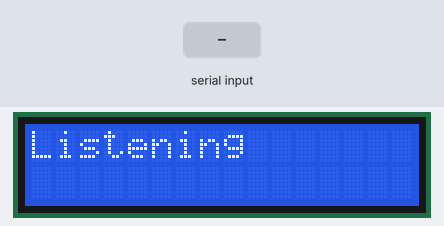
Recording of a sketch running on a simulated Arduino Uno, built with avr-gcc and run on an emulated ATmega328P. Parts: 16×2 character LCD. Inputs (shaded band) come from the test bench.

Above: at 2.2 s.
2.3 s: "1\n" received over Serial
At 3.7 s:
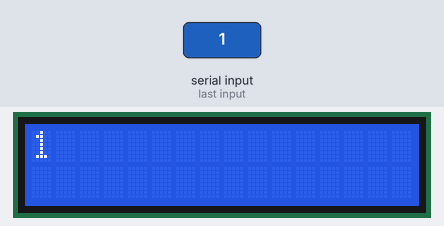
4.9 s: "0\n" received over Serial
At 6.8 s:
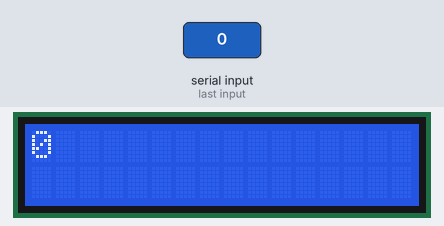
7.5 s: "2\n" received over Serial
At 10.0 s:
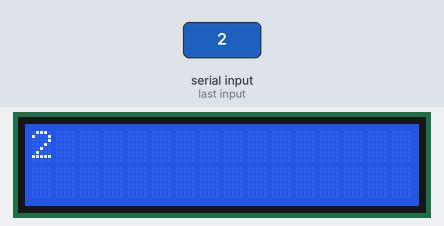
Timing chart, 0 to 11.5 s (numbered marks = the images above; inputs shaded):
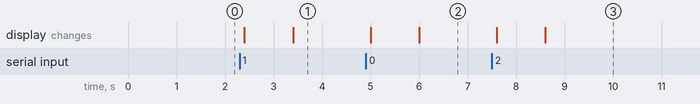

Measured:
- after the input at 2.3 s, the display: first changes after 0.10 s (image 1 shows a later state)
- after the input at 4.9 s, the display: first changes after 0.10 s (image 2 shows a later state)
- after the input at 7.5 s, the display: first changes after 0.10 s (image 3 shows a later state)

The sketch:

lcdtest1.ino
```cpp
#include <LiquidCrystal.h>

LiquidCrystal lcd(12, 11, 5, 4, 3, 2);

char msg[] = "Listening";

void setup() {
  lcd.begin(16, 2);
  lcd.print(msg);
  delay(1000);
  Serial.begin(115200);
}

void loop() {
  String r;
  char *text;
  char substr[256];
  if (Serial.available()) {
    delay(100);
    lcd.clear();
    r = Serial.readStringUntil("\n");
    text = rtrim(r.c_str());
    if (strlen(text) > 16) {
      lcd.setCursor(0, 0);
      strncpy(substr, text, 16);
      substr[16] = '\0';
      lcd.write(substr);
      lcd.setCursor(0, 1);
//      lcd.write(substr);
      strncpy(substr, text+16, 16);
      substr[strlen(substr)] = '\0';
      lcd.write(substr);
    } else {
      lcd.setCursor(0, 0);
      lcd.write(text);
    }
  }
}

char *ltrim(char *s)
{
    while(isspace(*s)) s++;
    return s;
}

char *rtrim(char *s)
{
    char* back = s + strlen(s);
    while(isspace(*--back));
    *(back+1) = '\0';
    return s;
}

char *trim(char *s)
{
    return rtrim(ltrim(s));
}
```
